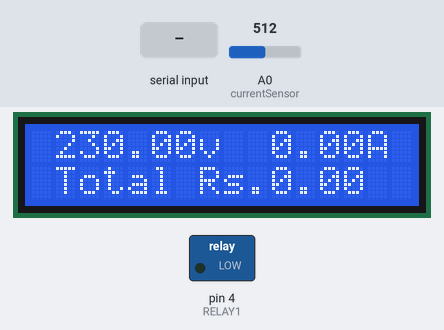
A sketch run on a simulated Arduino Uno, built with avr-gcc and run on an emulated ATmega328P. On the bench: 16×2 character LCD, switched loads named in the sketch (green lamp = pin HIGH). Inputs (shaded band) come from the test bench; at power-on: A0 (currentSensor) = 512. WiFi joins after 1.5 s; servers stay silent unless stated; the modem accepts every AT command (registered, SIM ready, sends succeed) and sends nothing else; what the sketch prints to the serial monitor is not drawn.

Above: at 17.6 s.
17.7 s: A0 (currentSensor) set to 528
At 19.4 s:
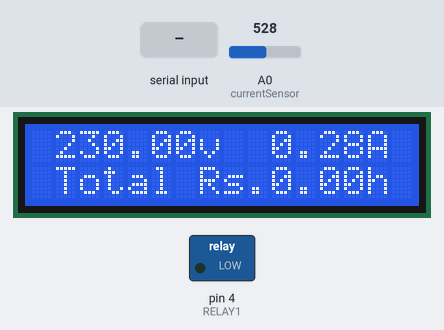
21.2 s: A0 (currentSensor) set to 558
At 22.5 s:
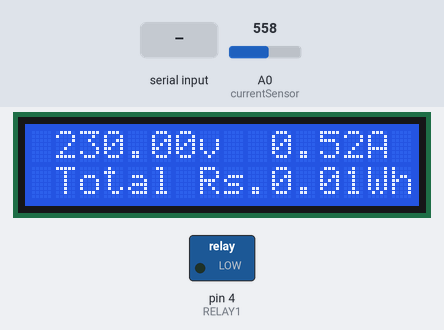
24.3 s: "AT+\n" received over Serial
At 26.9 s:
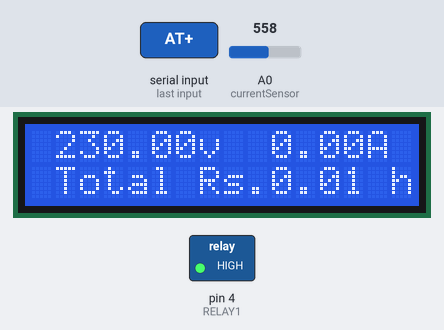
27.4 s: A0 (currentSensor) set to 511
At 28.9 s:
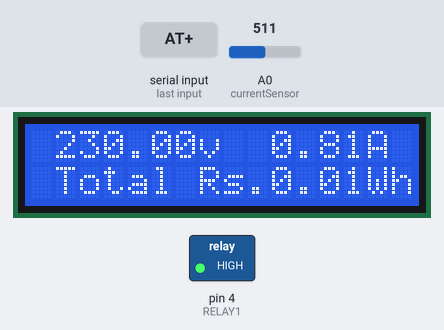
32.7 s: "1\n" received over Serial
At 34.5 s:
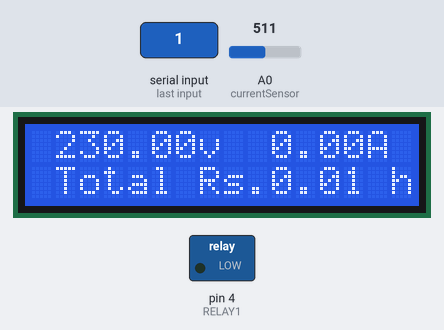
Timing chart, 0 to 36.9 s (numbered marks = the images above; inputs shaded):
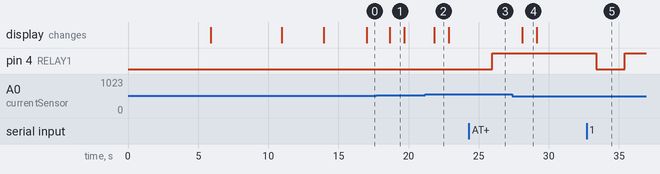

Measured:
- the behaviour switches between 539 and 540 on A0 (currentSensor) (found by bisection; images 1 and 2)
- after the input at 17.7 s, the display: changes after 0.95 s (image 1)
- after the input at 21.2 s, the display: changes after 0.62 s (image 2)
- after the input at 24.3 s, pin 4 (RELAY1): LOW → HIGH after 1.7 s
- after the input at 27.4 s, the display: changes after 0.70 s (image 4)
- after the input at 32.7 s, pin 4 (RELAY1): HIGH → LOW after 0.67 s, → HIGH 2.1 s later
- what the display in image 1 shows lasts 1.0 s, from 18.7 s to 19.7 s

The sketch:

eBilling2.ino
```cpp
#include <Wire.h>
#include <LiquidCrystal_I2C.h>
#include <SoftwareSerial.h>

#define BLYNK_PRINT Serial

// Выбираем модем:
#define TINY_GSM_MODEM_SIM900
#include <TinyGsmClient.h>
#include <BlynkSimpleSIM800.h>

SoftwareSerial GSM(2, 3); // RX, TX
#define pinBOOT 9

// или Софтварный Software Serial on Uno, Nano
#include <SoftwareSerial.h>
//SoftwareSerial SerialAT(2, 3); // RX, TX

TinyGsm modem(GSM);

LiquidCrystal_I2C lcd(0x27, 16, 2); // Set the LCD I2C address
const int currentSensor = A0; // voltage pin
const int voltageSensor = A1; // voltage pin , not use voltagee sensor :(
int mVperAmp = 100; // use 100 for 20A Module and 66 for 30A Module
double sumKWH = 0.00000;
float WH = 0;//energy consumption in watt hour
float KWH = 0;
double sumRupees = 0.00000;//Total energy consumption in rupees
float rupees = 0;//energy consumption in rupees
double Voltage = 0;//AC supply peak voltage
double vrms = 0;//AC supply rms voltage
double current = 0;//load peak current
double irms = 0;//load rms current
double power = 0;//
#define RELAY1 4

// Ваш токен
char auth[] = "5d76227f0ccf40e29225a1d4a491bf8e";

// Данные GPRS подключения
// оставить пустым если нет Логина и Пароля

char apn[]  = "ppwap";
char user[] = "";
char pass[] = "";

WidgetLCD lcdd(V1);

////////////////////// GSM ///////////////////////

enum _parseState {
  PS_DETECT_MSG_TYPE,

  PS_IGNORING_COMMAND_ECHO,

  PS_HTTPACTION_TYPE,
  PS_HTTPACTION_RESULT,
  PS_HTTPACTION_LENGTH,

  PS_HTTPREAD_LENGTH,
  PS_HTTPREAD_CONTENT
};

enum _actionState {
  AS_IDLE,
  AS_WAITING_FOR_RESPONSE
};

byte actionState = AS_IDLE;
unsigned long lastActionTime = 0;

byte parseState = PS_DETECT_MSG_TYPE;
char buffer[80];
byte pos = 0;

int contentLength = 0;

void resetBuffer() {
  memset(buffer, 0, sizeof(buffer));
  pos = 0;
}

void sendGSM(const char* msg, int waitMs = 500) {
  GSM.println(msg);
  while (GSM.available()) {
    parseATText(GSM.read());
  }
  delay(waitMs);
}


//////////////////////////////////////////////////

void setup() {
   delay(3000);
// Следующие три строки нужны для запуска модема
// Равносильно нажатию кнопки Power на шилде
    digitalWrite(pinBOOT, HIGH);
    delay(1000);
    digitalWrite(pinBOOT, LOW);

  // Debug console
  Serial.begin(9600);

  delay(10);

  ////////////
  GSM.begin(9600);
  Serial.begin(9600);

//  sendGSM("AT+SAPBR=3,1,\"APN\",\"dialogbb\"");
//  sendGSM("AT+SAPBR=1,1", 3000);
//  sendGSM("AT+HTTPINIT");
//  sendGSM("AT+HTTPPARA=\"CID\",1");
//  sendGSM("AT+HTTPPARA=\"URL\",\"http://www.iforce2d.net/test.php\"");
  //sendGSM("AT+HTTPPARA=\"URL\",\"http://www.cebebilling.000webhostapp.com/add.php?acid=AC00001&unit=22\"");

  ////////////

  // Restart takes quite some time
  // To skip it, call init() instead of restart()
  Serial.println("Initializing modem...");
  modem.restart();

  // Unlock your SIM card with a PIN
  //modem.simUnlock("1234");

  Blynk.begin(auth, modem, apn, user, pass);

  //delay(3000);
  // set up the LCD's number of columns and rows:
  lcd.init(); //initialize the lcd
  lcd.backlight(); //open the backlight
  welcome();
  pinMode(RELAY1, OUTPUT);
}

void loop() {
  Blynk.run();
  if (Serial.available())
  {
    int state = Serial.parseInt();
    if (state == 0)
    {
      digitalWrite(RELAY1, 1);          // Turns Off Relays 1
      Serial.println("Light OFF");
    }
    if (state == 1)
    {
      digitalWrite(RELAY1, 0);         // Turns Relay On
      Serial.println("Light ON");
    }
  }
  energyCalculations();

  //Serial.println("SubmitHttpRequest - started" );
  //sendData();
  //Serial.println("SubmitHttpRequest - finished" );
  //delay(10000);

  gsm();
}

void energyCalculations() {

  // getting voltage from Input PIN
  //Voltage = getVPP(0);
  vrms = 230; //find total voltage
  // getting current from Input PIN
  current = getVPP(1);
  irms = (current / 2.0) * 0.707 * 1000 / mVperAmp;
  power = (vrms * irms * 0.9297);
  if (power < 30) {
    power = 0;
    irms = 0;
  }

  //WH = (power / 3600);
  WH = (power / 60);
  KWH = (WH / 1000);
  sumKWH = sumKWH + KWH;
  rupees = getReading();
  sumRupees = sumRupees + rupees ;

  lcd.setCursor(1, 0);
  lcd.print(vrms);
  lcd.print("v  ");
  lcd.print(irms);
  lcd.print("A");
  lcd.setCursor(1, 1);
  lcd.print(power);
  lcd.print("w  ");
  lcd.print(WH);
  lcd.print("Wh ");
  lcd.setCursor(1, 2);
  lcd.print("Total ");
  lcd.print(sumKWH);
  lcd.print("kWh");
  lcd.setCursor(1, 3);
  lcd.print("Total Rs.");
  lcd.print(sumRupees);


     lcdd.clear(); //Use it to clear the LCD Widget
  lcdd.print(4, 0, WH); // use: (position X: 0-15, position Y: 0-1, "Message you want to print")
  lcdd.print(4, 1, "World");
//  lcdd.print("Total Rs.");
//  lcdd.print(sumRupees);

}

float getVPP(int pinValue)
{
  // pinValue = 0 means it is Voltage Input , pinValue = 1 means it is Current Input
  float result;

  int readValue;             // value read from the sensor
  int maxValue = 0;          // store max value here
  int minValue = 1024;          // store min value here

  uint32_t start_time = millis();
  while ((millis() - start_time) < 1000) //sample for 1 Sec
  {
    if (pinValue == 0)
    {
      // reading Voltage Input PIN
      readValue = analogRead(voltageSensor);
    }
    else if (pinValue == 1)
    {
      // reading Current Input PIN
      readValue = analogRead(currentSensor);
    }

    // see if you have a new maxValue
    if (readValue > maxValue)
    {
      /*record the maximum sensor value*/
      maxValue = readValue;
    }
    if (readValue < minValue)
    {
      /*record the maximum sensor value*/
      minValue = readValue;
    }
  }

  // Subtract min from max
  result = ((maxValue - minValue) * 5.0) / 1024.0;

  return result;
}


float getReading()
{

  float solution;

  if (sumKWH <= 30)
    solution = (KWH * 2.50);
  if (( sumKWH > 31 ) && ( sumKWH <= 60 ))
    solution = ( KWH * 4.85 );
  if (( sumKWH > 61 ) && (sumKWH <= 90))
    solution = (KWH * 10.00);
  if (( sumKWH > 91 ) && (sumKWH <= 120))
    solution = (KWH * 27.75);
  if (( sumKWH > 121 ) && (sumKWH <= 180))
    solution = (KWH * 32.00);
  if (sumKWH > 180)
    solution = (KWH * 45.00);

  return solution;

}

void welcome() {

  lcd.setCursor(5, 0);
  lcd.print("CEYLON");
  lcd.setCursor(3, 1);
  lcd.print("ELECTRICITY");
  lcd.setCursor(6, 2);
  lcd.print("BOARD");
  lcd.setCursor(1, 3);
  lcd.print("eBILLING SYSTEM");
  delay(5000);
  lcd.clear();

  lcd.setCursor(6, 0);
  lcd.print("IIT");
  lcd.setCursor(4, 1);
  lcd.print("SOFTWARE");
  lcd.setCursor(3, 2);
  lcd.print("ENGINEERING");
  lcd.setCursor(2, 3);
  lcd.print("GROUP PROJECT");
  delay(3000);
  lcd.clear();

  lcd.setCursor(5, 1);
  lcd.print("GROUP");
  lcd.setCursor(7, 2);
  lcd.print("8");
  delay(2000);

  lcd.home();

}


/////////////////////////////

void gsm(){
  unsigned long now = millis();

  if ( actionState == AS_IDLE ) {
    if ( now > lastActionTime + 5000 ) {
      sendGSM("AT+HTTPACTION=0");
      lastActionTime = now;
      actionState = AS_WAITING_FOR_RESPONSE;
    }
  }

  while (GSM.available()) {
    lastActionTime = now;
    parseATText(GSM.read());
  }
}

void parseATText(byte b) {

  buffer[pos++] = b;

  if ( pos >= sizeof(buffer) )
    resetBuffer(); // just to be safe

  /*
    // Detailed debugging
    Serial.println();
    Serial.print("state = ");
    Serial.println(state);
    Serial.print("b = ");
    Serial.println(b);
    Serial.print("pos = ");
    Serial.println(pos);
    Serial.print("buffer = ");
    Serial.println(buffer);*/

  switch (parseState) {
    case PS_DETECT_MSG_TYPE:
      {
        if ( b == '\n' )
          resetBuffer();
        else {
          if ( pos == 3 && strcmp(buffer, "AT+") == 0 ) {
            parseState = PS_IGNORING_COMMAND_ECHO;
          }
          else if ( b == ':' ) {
            //Serial.print("Checking message type: ");
            //Serial.println(buffer);

            if ( strcmp(buffer, "+HTTPACTION:") == 0 ) {
              Serial.println("Received HTTPACTION");
              parseState = PS_HTTPACTION_TYPE;
            }
            else if ( strcmp(buffer, "+HTTPREAD:") == 0 ) {
              Serial.println("Received HTTPREAD");
              parseState = PS_HTTPREAD_LENGTH;
            }
            resetBuffer();
          }
        }
      }
      break;

    case PS_IGNORING_COMMAND_ECHO:
      {
        if ( b == '\n' ) {
          Serial.print("Ignoring echo: ");
          Serial.println(buffer);
          parseState = PS_DETECT_MSG_TYPE;
          resetBuffer();
        }
      }
      break;

    case PS_HTTPACTION_TYPE:
      {
        if ( b == ',' ) {
          Serial.print("HTTPACTION type is ");
          Serial.println(buffer);
          parseState = PS_HTTPACTION_RESULT;
          resetBuffer();
        }
      }
      break;

    case PS_HTTPACTION_RESULT:
      {
        if ( b == ',' ) {
          Serial.print("HTTPACTION result is ");
          Serial.println(buffer);
          parseState = PS_HTTPACTION_LENGTH;
          resetBuffer();
        }
      }
      break;

    case PS_HTTPACTION_LENGTH:
      {
        if ( b == '\n' ) {
          Serial.print("HTTPACTION length is ");
          Serial.println(buffer);

          // now request content
          GSM.print("AT+HTTPREAD=0,");
          GSM.println(buffer);

          parseState = PS_DETECT_MSG_TYPE;
          resetBuffer();
        }
      }
      break;

    case PS_HTTPREAD_LENGTH:
      {
        if ( b == '\n' ) {
          contentLength = atoi(buffer);
          Serial.print("HTTPREAD length is ");
          Serial.println(contentLength);

          Serial.print("HTTPREAD content: ");

          parseState = PS_HTTPREAD_CONTENT;
          resetBuffer();
        }
      }
      break;

    case PS_HTTPREAD_CONTENT:
      {
        // for this demo I'm just showing the content bytes in the serial monitor
        Serial.write(b);

        contentLength--;

        if ( contentLength <= 0 ) {

          // all content bytes have now been read

          parseState = PS_DETECT_MSG_TYPE;
          resetBuffer();

          Serial.print("\n\n\n");

          actionState = AS_IDLE;
        }
      }
      break;
  }
}


////////////////////////////


// Used to send Total Energy Consumption Billing to Customer
void sendBilling()
{
  GSM.println("AT+CLIP=1\r");
  GSM.println("AT+CMGF=1");    // Setting the GSM Module in Text mode
  delay(1000);
  GSM.println("AT+CMGS=\"0772088783\"\r"); // Sending Energy Consumption to Customer's Mobile Number
  delay(1000);

    GSM.print("Dear Customer, Your Energy Consumption is :");
    GSM.print(sumKWH);
    GSM.print(" and Total Billing is Rs. ");
    GSM.print(sumRupees);

  delay(100);
  GSM.println((char)26); // ASCII code of CTRL+Z
  delay(100);
}


////////////////////////////
```
